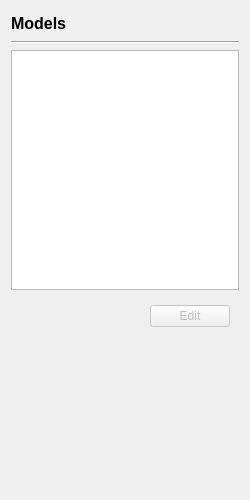
<?xml version="1.0" encoding="UTF-8"?>
<ui version="4.0">
 <class>ModelsPage</class>
 <widget class="QWidget" name="ModelsPage">
  <property name="geometry">
   <rect>
    <x>0</x>
    <y>0</y>
    <width>250</width>
    <height>500</height>
   </rect>
  </property>
  <property name="windowTitle">
   <string>Form</string>
  </property>
  <layout class="QVBoxLayout" name="verticalLayout">
   <item>
    <widget class="QLabel" name="title">
     <property name="minimumSize">
      <size>
       <width>0</width>
       <height>24</height>
      </size>
     </property>
     <property name="font">
      <font>
       <pointsize>12</pointsize>
       <bold>true</bold>
      </font>
     </property>
     <property name="text">
      <string>Models</string>
     </property>
    </widget>
   </item>
   <item>
    <widget class="Line" name="line">
     <property name="orientation">
      <enum>Qt::Horizontal</enum>
     </property>
    </widget>
   </item>
   <item>
    <widget class="QListWidget" name="list">
     <property name="minimumSize">
      <size>
       <width>0</width>
       <height>240</height>
      </size>
     </property>
    </widget>
   </item>
   <item>
    <widget class="QWidget" name="widget" native="true">
     <layout class="QHBoxLayout" name="horizontalLayout">
      <item>
       <spacer name="horizontalSpacer">
        <property name="orientation">
         <enum>Qt::Horizontal</enum>
        </property>
        <property name="sizeHint" stdset="0">
         <size>
          <width>130</width>
          <height>20</height>
         </size>
        </property>
       </spacer>
      </item>
      <item>
       <widget class="QPushButton" name="edit">
        <property name="enabled">
         <bool>false</bool>
        </property>
        <property name="text">
         <string>Edit</string>
        </property>
       </widget>
      </item>
     </layout>
    </widget>
   </item>
   <item>
    <spacer name="verticalSpacer">
     <property name="orientation">
      <enum>Qt::Vertical</enum>
     </property>
     <property name="sizeHint" stdset="0">
      <size>
       <width>20</width>
       <height>163</height>
      </size>
     </property>
    </spacer>
   </item>
  </layout>
 </widget>
 <resources/>
 <connections/>
</ui>
